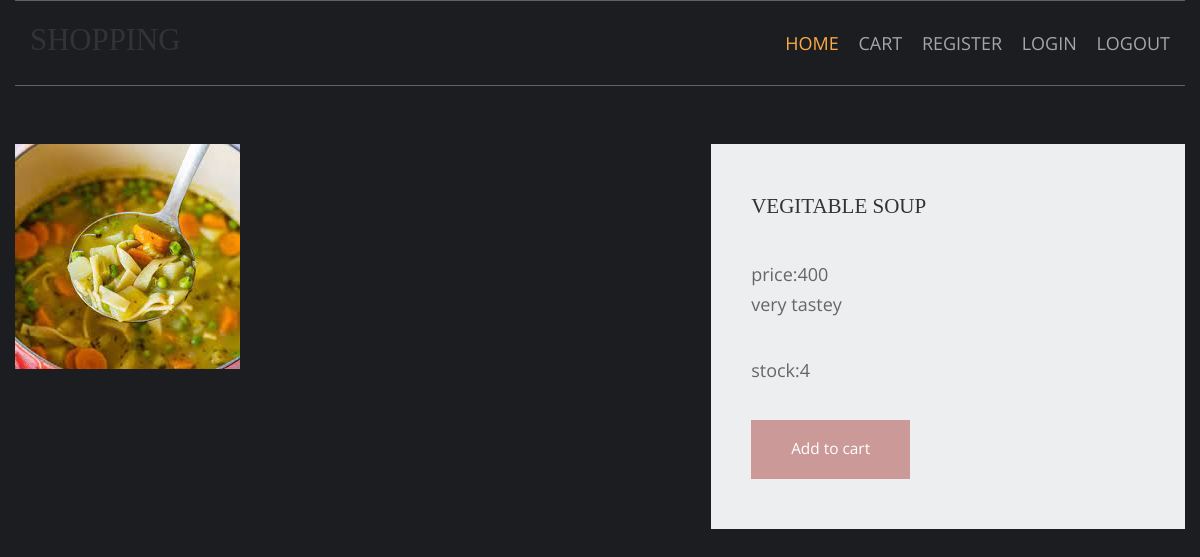
Before: /vegitable/vegitable-soup with the older database file.
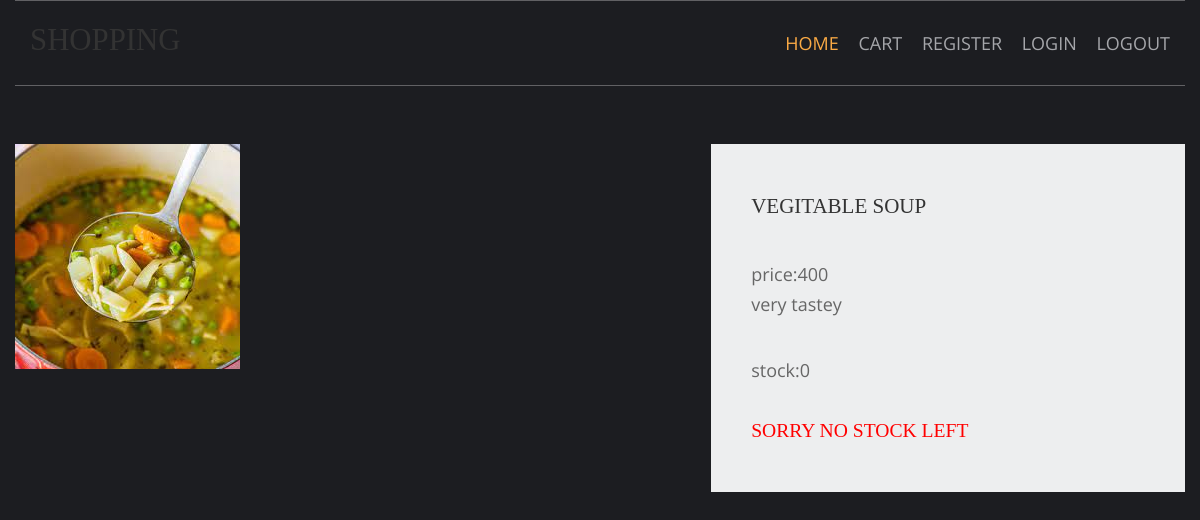
After: the same page with the newer database file.
### shop/models.py (models this page shows, shortened)
class products(models.Model):
    name = models.CharField(max_length=100, unique=True)
    slug = models.SlugField(max_length=100, unique=True)
    img = models.ImageField(upload_to='product')
    desc = models.TextField()
    stock = models.IntegerField()
    available = models.BooleanField()
    price = models.IntegerField()
    category=models.ForeignKey(categ,on_delete=models.CASCADE)

### shop/views.py (the view)
# urls.py: path('<slug:c_slug>/<slug:product_slug>',views.prodDetails,name='details'),
def prodDetails(request,c_slug,product_slug):
    try:
        prod=products.objects.get(slug=product_slug)
    except Exception as e:
        raise e
    return render(request,'item.html',{'pr':prod})

### templates/item.html (shortened to what this page needs)
{% extends 'base.html' %}
{% load static %}
{% block content %}
<html lang="en">
<head>
    <link href="{% static 'pr/fontawesome/css/all.min.css' %}" rel="stylesheet" />
    <link href="{% static 'pr/css/templatemo-comparto.css' %}" rel="stylesheet" />
</head>
<body>
  <br><br>
        <section class="tm-mb-1" id="about">
            <div class="tm-row tm-about-row">
                <div class="tm-section-1-l">
                    <img src="{{pr.img.url}}" alt="About image" class="tm-img-responsive">
                </div>
                <article class="tm-section-1-r tm-bg-color-8">
                    <h2 class="tm-mb-2 tm-title-color">{{pr.name}}</h2>
                    <p>price:{{pr.price}}<br>{{pr.desc}}</p>
                    <p>stock:{{pr.stock}}</p>
        {% if pr.stock <= 0 %}
        <h1 style="color:red">sorry no stock left</h1>
                    {% else %}
                    <a href="{% url 'addcart' pr.id %}" class="tm-btn tm-btn-1 tm-link-to-services">Add to cart</a>
        {% endif %}
                </article>
            </div>
        </section>
</body>
</html>
{% endblock %}

### templates/base.html (shortened to what this page needs)
{% load static %}
<html lang="">
<head>
<link href="{% static 'hm/layout/styles/layout.css' %}" rel="stylesheet" type="text/css" media="all">
</head>
<body id="top">
  <div class="wrapper row1">
    <header id="header" class="hoc clear">
      <div id="logo" class="fl_left">
        <h1><a href="/"> SHOPPING</a></h1>
      </div>
      <nav id="mainav" class="fl_right">
        <ul class="clear">
          <li class="active"><a href="/">Home</a></li>
          <li><a class="active" href="{% url 'çartDetails' %}">cart</a></li>
          <li><a class="active" href="#">Register</a></li>
          <li><a class="active" href="#">login</a></li>
          <li><a class="active" href="#">logout</a></li>
        </ul>
      </nav>
    </header>
  </div>
{% block content %}
{% endblock %}
</body>
</html>

### static/hm/layout/styles/layout.css (style rules this page uses)
.row1 { border:solid; border-width:1px 0; }
#header #logo { margin:22px 0 0 0; }
#header #logo h1 { margin:0; padding:0; font-size:2.2rem; text-transform:uppercase; }
*, *::before, *::after { transition:all .3s ease-in-out; }
nav ul, nav ol { margin:0; padding:0; list-style:none; }
#mainav, #breadcrumb, .sidebar nav { line-height:normal; }
#mainav ul { text-transform:uppercase; }
#mainav li { display:inline-block; position:relative; margin:0 15px 0 0; padding:0; }
#mainav li:last-child { margin-right:0; }
#mainav li a { display:block; padding:30px 0; }
body { color:#A5A6AA; background-color:#1C1D21; }
a { color:#FBAB45; }
.row1 { border-color:rgba(255,255,255,.3); }
#header #logo h1 a { color:inherit; }
#mainav li a { color:inherit; }
#mainav .active a, #mainav a:hover, #mainav li:hover > a { color:#FBAB45; background-color:inherit; }
@media screen and (min-width:1140px) { .hoc { max-width:1140px; } }

### static/pr/css/templatemo-comparto.css (style rules this page uses)
*, *::before, *::after { box-sizing: border-box; outline: none; }
ul, h1, h2, h3, h4, p, figure { padding: 0; margin: 0; }
body { font-family: 'Open Sans', Arial, sans-serif; font-size: 18px; overflow-x: hidden; padding-left: 15px; padding-right: 15px; margin: 0; }
h2 { font-size: 1.5rem; }
a { transition: all 0.3s ease; text-decoration: none; }
p { color: #666; line-height: 1.7; margin-bottom: 35px; }
h1, h2, h3, h4, h5, h6 { color: #333; }
.tm-mb-1 { margin-bottom: 20px; }
.tm-mb-2 { margin-bottom: 40px; }
.tm-bg-color-8 { background-color: #EDEEEF; }
.tm-img-responsive { max-width: 100%; height: auto; }
.tm-section-1-l { width: 57.85%; margin-right: 1.65%; }
.tm-section-1-r { padding: 50px 40px; width: 40.5%; }
.tm-row { display: flex; }
a { color: #666; }

### static/hm/layout/styles/framework.css (style rules this page uses)
html { overflow-y:scroll; overflow-x:hidden; }
html, body { margin:0; padding:0; font-size:14px; line-height:1.6em; }
*, *::before, *::after { box-sizing:border-box; }
.clear, .group { display:block; }
.clear::before, .clear::after, .group::before, .group::after { display:table; content:""; }
.clear, .clear::after, .group, .group::after { clear:both; }
a { outline:none; text-decoration:none; }
.fl_left, .imgl { float:left; }
.fl_right, .imgr { float:right; }
img { width:auto; max-width:100%; height:auto; margin:0; padding:0; border:none; line-height:normal; vertical-align:middle; }
body, input, textarea, select { font-family:Verdana, Geneva, sans-serif; }
h1, h2, h3, h4, h5, h6, .heading { font-family:Georgia, "Times New Roman", Times, serif; }
::placeholder { opacity:1; }
h1, h2, h3, h4, h5, h6, .heading { margin:0 0 20px 0; font-size:1.4rem; line-height:normal; font-weight:normal; text-transform:uppercase; }
.wrapper { display:block; position:relative; width:100%; margin:0; padding:0; text-align:left; word-wrap:break-word; }
.hoc { display:block; margin:0 auto; }
address, article, aside, figcaption, figure, footer, header, main, nav, section { display:block; margin:0; padding:0; }

Changed rows visible on the page:
changed products "VEGITABLE SOUP": stock "4" → "0"
Other visible differences:
text no longer shown: "Add to cart"
text now shown: "SORRY NO STOCK LEFT"
